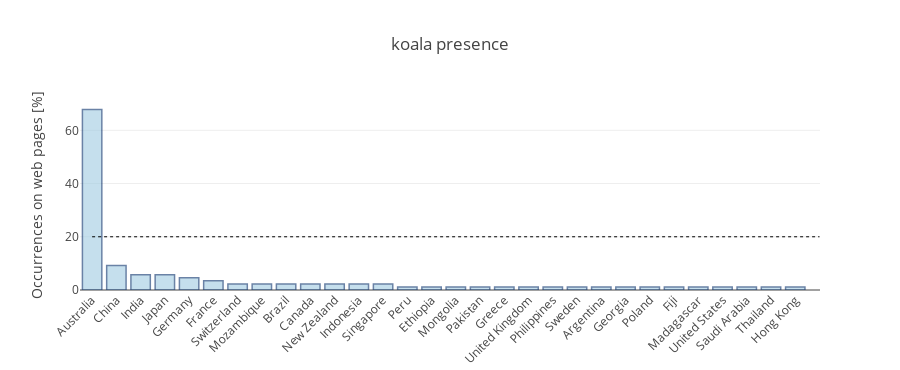

This figure's notebook cell:
### Code cell
from ipywidgets import interactive, HBox, VBox, widgets
from ipywidgets.embed import embed_minimal_html

def mammals_countries(mammal):    
    #Load and prepare data
    df = pd.read_csv('mammals_country_counts_old.csv')
    npages = df.loc[df['species']==mammal]['number_results'].values[0]
    aux = df.loc[df['species']==mammal]['country_counts'].values[0]
    aux = aux.strip('[]')
    aux_all = list(ast.literal_eval(aux))

    #Check if it's a valid country name and counts occurrences
    with open('countries_names.csv', 'r') as f:
        reader = csv.reader(f)
        valid_countries = list(reader)[0]
    country_names = []
    country_counts = []
    for i in aux_all:   
        if i[0].title() in valid_countries:  
            country_names.append(i[0].title())
            country_counts.append(i[1])
    country_names = np.array(country_names)
    country_counts = 100*np.array(country_counts)/npages
    
    return country_names, country_counts



def bar_graph_mammals(mammal, cnt_threshold=5): 
    #Get countries counts
    country_names, country_counts = mammals_countries(mammal)
    if len(country_names) > 30:
        country_names = country_names[0:30]
        country_counts = country_counts[0:30]
    
    #Make Plotly graphics
    trace0 = go.Bar(
        x=country_names,
        y=country_counts,
        marker=dict( color='rgb(158,202,225)',
                     line=dict(color='rgb(8,48,107)', width=1.5) ),
        opacity=0.6 )

    data = [trace0]
    
    #Slider
    #sliders = [dict(
    #    active = 10,
    #    currentvalue = {"prefix": "Frequency: "},
    #    pad = {"t": 50},
    #    #steps = steps 
    #)]
   
    
    layout = dict( height=370, width=900, xaxis=dict(tickangle=-45), title=mammal+' presence',
                   #sliders=sliders,
                   yaxis=dict( title='Occurrences on web pages [%]' ),
                   paper_bgcolor='rgba(0,0,0,0)',
                   plot_bgcolor='rgba(0,0,0,0)',
                   shapes=[{
                        'type': 'line',
                        'x0': 0,
                        'y0': cnt_threshold,
                        'x1': len(country_names),
                        'y1': cnt_threshold,
                        'line': {
                            'color': 'rgb(0, 0, 0)',
                            'width': 1,
                            'dash': 'dot'}}] )

    fig = go.Figure(data=data, layout=layout)
    
    #Save bar plots
    iplot(fig)
    plot(fig, filename='media/bar_graph_'+mammal+'.html')
    
    # create FigureWidget from fig
    f = go.FigureWidget(data=fig.data, layout=fig.layout)

    slider = widgets.IntSlider(
        min=5,
        max=50,
        step=1,
        readout=True,
        orientation='vertical',
        readout_format='.1f',
        description='reference')
    #slider.layout.width = '800px'
    
    #function that will modify the reference line
    def update_ref_line(y):
        f.layout.shapes[0].y0 = y
        f.layout.shapes[0].y1 = y      
    


    # display the FigureWidget and slider with center justification
    #vb = VBox( [interactive(update_ref_line, y=slider), f] )
    #left_box = VBox([interactive(update_ref_line, y=slider)])
    #right_box = VBox([f])
    #hb = HBox([left_box, right_box])
    #hb.layout.align_items = 'center'
    #display(hb)
    
    return country_names, country_counts
    

mammal = 'koala'    
cnt_threshold = 20
country_names, country_counts = bar_graph_mammals(mammal, cnt_threshold = cnt_threshold) 

#mammal_list = ['hedgehog', 'lion', 'wolf', 'fox', 'zebra', 'giraffe',
#               'bat', 'sloth', 'capybara', 'elephant', 'rhino',
#               'hippo', 'tiger', 'panda', 'kangaroo', 'koala', 'human']

#for mammal in mammal_list[12:13]:    
#        bar_graph_mammals(mammal)

### Figure 1 — Plotly figure (JSON) as saved in the notebook; plotly's stock layout.template omitted (floating-point values rounded to 4 significant figures)
{"data": [{"marker": {"color": "rgb(158,202,225)", "line": {"color": "rgb(8,48,107)", "width": 1.5}}, "opacity": 0.6, "type": "bar", "uid": "8f2b323b-4729-4e16-9293-46fe5d8e1671", "x": ["Australia", "China", "India", "Japan", "Germany", "France", "Switzerland", "Mozambique", "Brazil", "Canada", "New Zealand", "Indonesia", "Singapore", "Peru", "Ethiopia", "Mongolia", "Pakistan", "Greece", "United Kingdom", "Philippines", "Sweden", "Argentina", "Georgia", "Poland", "Fiji", "Madagascar", "United States", "Saudi Arabia", "Thailand", "Hong Kong"], "y": [67.82, 9.195, 5.747, 5.747, 4.598, 3.448, 2.299, 2.299, 2.299, 2.299, 2.299, 2.299, 2.299, 1.149, 1.149, 1.149, 1.149, 1.149, 1.149, 1.149, 1.149, 1.149, 1.149, 1.149, 1.149, 1.149, 1.149, 1.149, 1.149, 1.149]}], "layout": {"height": 370, "paper_bgcolor": "rgba(0,0,0,0)", "plot_bgcolor": "rgba(0,0,0,0)", "shapes": [{"line": {"color": "rgb(0, 0, 0)", "dash": "dot", "width": 1}, "type": "line", "x0": 0, "x1": 30, "y0": 20, "y1": 20}], "title": {"text": "koala presence"}, "width": 900, "xaxis": {"tickangle": -45}, "yaxis": {"title": {"text": "Occurrences on web pages [%]"}}}}
